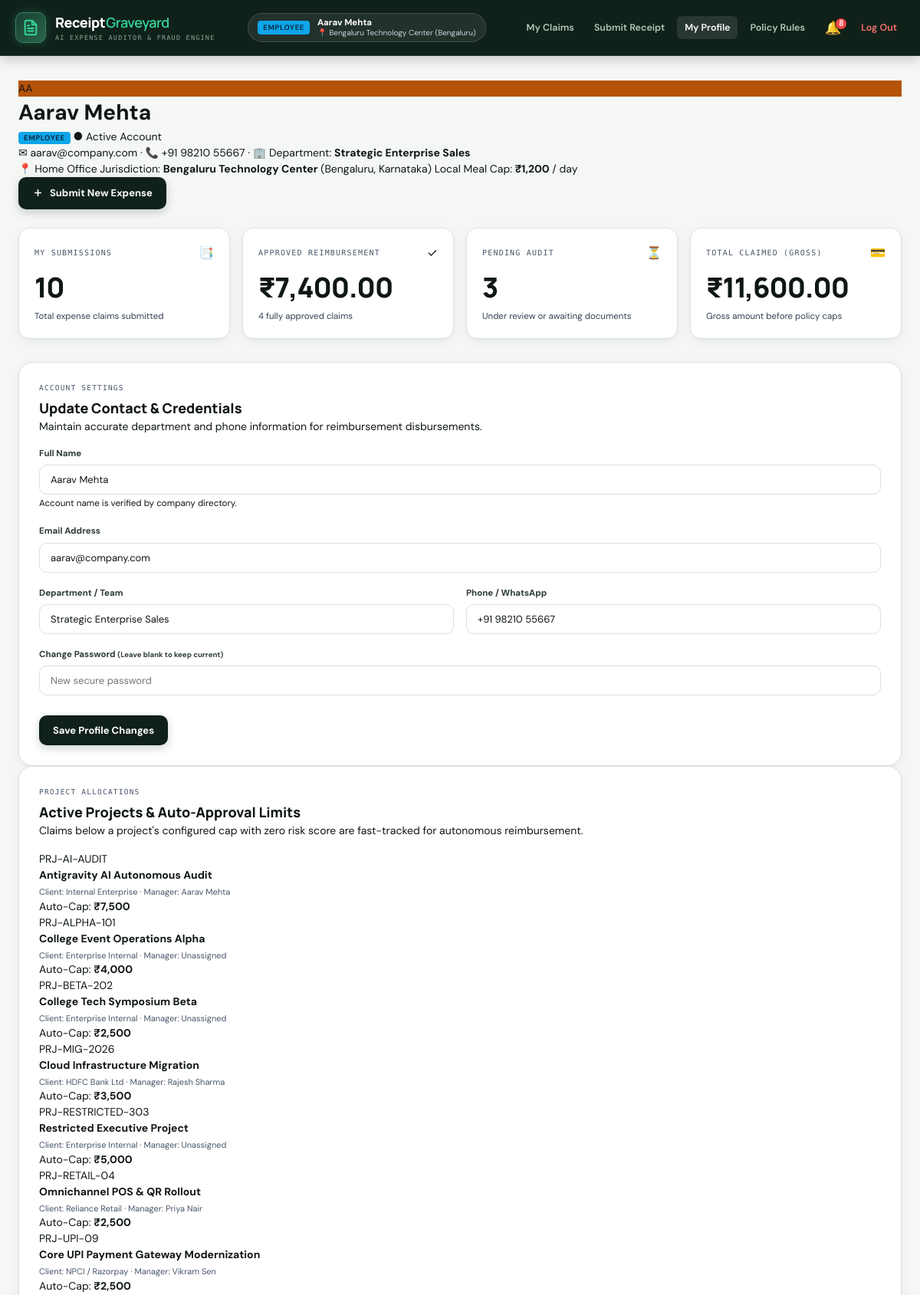
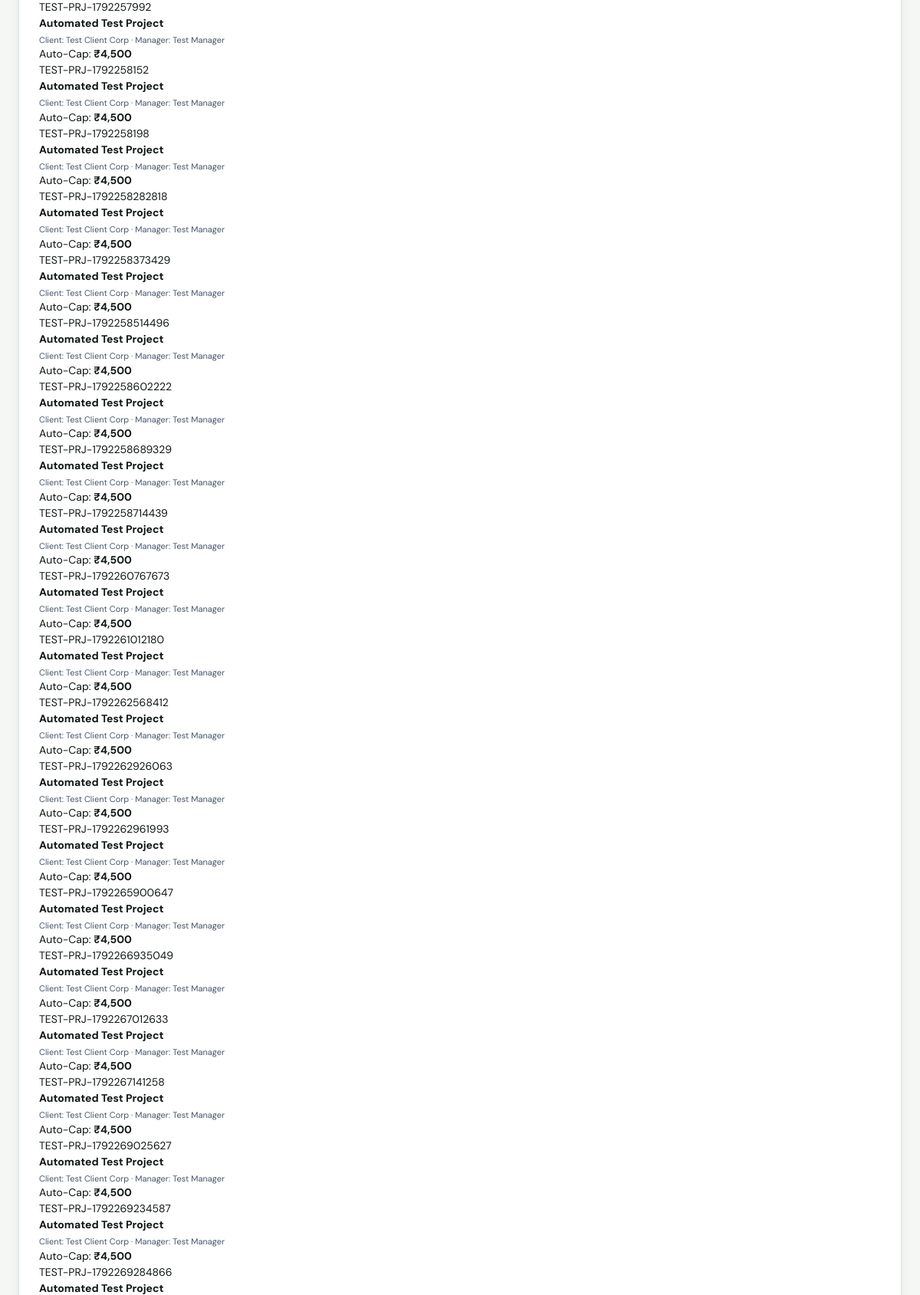
Page /profile (signed in, upper part) on the committed database (2 pictures, top to bottom).
### tables this page shows
CREATE TABLE users (
            id INTEGER PRIMARY KEY AUTOINCREMENT,
            email TEXT UNIQUE NOT NULL,
            password TEXT NOT NULL,
            name TEXT NOT NULL,
            role TEXT NOT NULL,
            office_id INTEGER REFERENCES offices(id),
            department TEXT,
            phone TEXT,
            avatar_color TEXT DEFAULT '#0f766e'
        , is_active INTEGER DEFAULT 1, created_at TEXT, status TEXT DEFAULT 'APPROVED', employee_id TEXT, designation TEXT, reason_for_access TEXT, rejection_reason TEXT, reviewed_by TEXT, reviewed_at TEXT);

CREATE TABLE offices (
            id INTEGER PRIMARY KEY AUTOINCREMENT,
            name TEXT NOT NULL,
            city TEXT NOT NULL,
            state TEXT,
            address TEXT,
            is_headquarters INTEGER DEFAULT 0,
            local_meal_cap REAL DEFAULT 1200.0
        );

CREATE TABLE projects (
            id INTEGER PRIMARY KEY AUTOINCREMENT,
            code TEXT UNIQUE NOT NULL,
            name TEXT NOT NULL,
            client_name TEXT,
            budget REAL DEFAULT 100000.0,
            auto_approval_cap REAL DEFAULT 2000.0,
            manager_name TEXT,
            status TEXT DEFAULT 'Active',
            description TEXT
        , start_date TEXT, end_date TEXT, currency TEXT DEFAULT 'INR', created_at TEXT, updated_at TEXT);

### app.py (the view, shortened to what this page needs)
@app.route("/profile", methods=["GET", "POST"])
@login_required
def profile():
    user_id = session.get("user_id")
    with connect() as con:
        user_row = con.execute("""
        SELECT u.*, o.name as office_name, o.city as office_city, o.state as office_state, o.address as office_address, o.local_meal_cap
        FROM users u
        LEFT JOIN offices o ON u.office_id = o.id
        WHERE u.id = ?
        """, (user_id,)).fetchone()
        claims = con.execute("SELECT * FROM expenses WHERE lower(employee)=lower(?) ORDER BY id DESC LIMIT 10", (user_row["name"],)).fetchall()
        user_stats = {
            "total_claims": len(claims),
            "approved_amount": sum(float(c["reimbursable"] or 0) for c in claims if c["status"] == "Approved"),
            "pending_count": sum(1 for c in claims if c["status"] in ("Needs Review", "Needs Info")),
            "approved_count": sum(1 for c in claims if c["status"] == "Approved"),
            "total_claimed": sum(float(c["amount_inr"] or 0) for c in claims if c["status"] != "Duplicate")
        }
    return render_template("profile.html", user=user_row, claims=claims, stats=user_stats, policy=POLICY)

### app.py (called while the page is built)
def connect():
    con = sqlite3.connect(str(DB_PATH), timeout=30.0)
    con.row_factory = sqlite3.Row
    try:
        con.execute("PRAGMA journal_mode=WAL")
    except Exception:
        pass
    return con

def get_system_settings(con):
    rows = con.execute("SELECT key, value FROM system_settings").fetchall()
    settings = {
        "auto_approval_cap": 1500.0,
        "manager_approval_threshold": 8000.0,
        "vp_approval_threshold": 20000.0,
        "local_meal_cap_default": 1200.0,
        "trip_meal_cap_default": 2200.0,
        "editing_window_hours": 24.0,
        "active_policy_version": "v2026.1"
    }
    for r in rows:
        try:
            settings[r["key"]] = float(r["value"])
        except ValueError:
            settings[r["key"]] = r["value"]
    return settings

def login_required(f):
    @wraps(f)
    def decorated_function(*args, **kwargs):
        if not session.get("user_id") and not app.config.get("TESTING"):
            flash("Please log in to continue.", "info")
            return redirect(url_for("login"))
        if session.get("user_id") and not app.config.get("TESTING"):
            with connect() as con:
                u = con.execute("SELECT status, is_active FROM users WHERE id=?", (session["user_id"],)).fetchone()
                if not u or (u["status"] or "").upper() != "APPROVED" or u["is_active"] == 0:
                    session.clear()
                    flash("Your session has ended because your account is awaiting administrator approval or is inactive.", "warning")
                    return redirect(url_for("login"))
        return f(*args, **kwargs)
    return decorated_function

### templates/profile.html (shortened to what this page needs)
{% extends "base.html" %}
{% block content %}
<div class="profile-header-card">
  <div class="profile-avatar-large" style="background: {{ user.avatar_color or '#0f766e' }};">
    {{ user.name[:2]|upper }}
  </div>
  <div class="profile-main-meta">
    <div class="profile-title-row">
      <h1 class="profile-name">{{ user.name }}</h1>
      <span class="user-role-badge role-{{ user.role }}">{{ user.role|upper }}</span>
      {% if user.is_active %}
        <span class="badge-status-active">● Active Account</span>
      {% else %}
        <span class="badge-status-inactive">○ Deactivated</span>
      {% endif %}
    </div>
    <div class="profile-sub-meta">
      <span>✉ {{ user.email }}</span>
      <span>·</span>
      <span>📞 {{ user.phone or '+91 Unspecified' }}</span>
      <span>·</span>
      <span>🏢 Department: <strong>{{ user.department or 'Operations' }}</strong></span>
    </div>
    <div class="profile-office-banner">
      <span class="office-pin">📍</span>
      <span>Home Office Jurisdiction: <strong>{{ user.office_name or 'Mumbai HQ' }}</strong> ({{ user.office_city or 'Mumbai' }}, {{ user.office_state or 'MH' }})</span>
      <span class="cap-tag">Local Meal Cap: <strong>₹{{ "{:,.0f}".format(user.local_meal_cap or 1200) }}</strong> / day</span>
    </div>
  </div>
  <div class="profile-quick-actions">
    <a href="{{ url_for('submit') }}" class="btn btn-primary">
      <svg width="15" height="15" viewBox="0 0 24 24" fill="none" stroke="currentColor" stroke-width="2.5"><line x1="12" y1="5" x2="12" y2="19"></line><line x1="5" y1="12" x2="19" y2="12"></line></svg>
      Submit New Expense
    </a>
  </div>
</div>
<section class="metrics-grid" style="margin-top: 24px;">
  <div class="metric-card">
    <div class="metric-head">
      <span class="metric-label">MY SUBMISSIONS</span>
      <span class="metric-icon">📑</span>
    </div>
    <div class="metric-value">{{ stats.total_claims }}</div>
    <div class="metric-sub">Total expense claims submitted</div>
  </div>
  <div class="metric-card">
    <div class="metric-head">
      <span class="metric-label">APPROVED REIMBURSEMENT</span>
      <span class="metric-icon">✓</span>
    </div>
    <div class="metric-value color-green">₹{{ "{:,.2f}".format(stats.approved_amount) }}</div>
    <div class="metric-sub">{{ stats.approved_count }} fully approved claims</div>
  </div>
  <div class="metric-card">
    <div class="metric-head">
      <span class="metric-label">PENDING AUDIT</span>
      <span class="metric-icon">⏳</span>
    </div>
    <div class="metric-value color-amber">{{ stats.pending_count }}</div>
    <div class="metric-sub">Under review or awaiting documents</div>
  </div>
  <div class="metric-card">
    <div class="metric-head">
      <span class="metric-label">TOTAL CLAIMED (GROSS)</span>
      <span class="metric-icon">💳</span>
    </div>
    <div class="metric-value">₹{{ "{:,.2f}".format(stats.total_claimed) }}</div>
    <div class="metric-sub">Gross amount before policy caps</div>
  </div>
</section>
<div class="profile-two-col-grid" style="margin-top: 30px;">
  <div class="panel-box">
    <div class="card-eyebrow">ACCOUNT SETTINGS</div>
    <h3 class="panel-title">Update Contact & Credentials</h3>
    <p class="small-sub" style="margin-bottom: 16px;">
      Maintain accurate department and phone information for reimbursement disbursements.
    </p>
    <form method="post" action="{{ url_for('profile') }}" class="profile-edit-form">
      <div class="form-group">
        <label>Full Name</label>
        <input type="text" value="{{ user.name }}" disabled class="form-input form-input-disabled">
        <small class="text-muted">Account name is verified by company directory.</small>
      </div>
      <div class="form-group">
        <label>Email Address</label>
        <input type="email" value="{{ user.email }}" disabled class="form-input form-input-disabled">
      </div>
      <div class="input-row-2">
        <div class="form-group">
          <label>Department / Team</label>
          <input type="text" name="department" value="{{ user.department or 'Operations' }}" required class="form-input">
        </div>
        <div class="form-group">
          <label>Phone / WhatsApp</label>
          <input type="text" name="phone" value="{{ user.phone or '' }}" placeholder="+91 98000 00000" class="form-input">
        </div>
      </div>
      <div class="form-group">
        <label>Change Password <small class="text-muted">(Leave blank to keep current)</small></label>
        <input type="password" name="new_password" placeholder="New secure password" class="form-input">
      </div>
      <button type="submit" class="btn btn-primary" style="margin-top: 8px;">
        Save Profile Changes
      </button>
    </form>
  </div>
  <div class="panel-box">
    <div class="card-eyebrow">PROJECT ALLOCATIONS</div>
    <h3 class="panel-title">Active Projects & Auto-Approval Limits</h3>
    <p class="small-sub" style="margin-bottom: 16px;">
      Claims below a project's configured cap with zero risk score are fast-tracked for autonomous reimbursement.
    </p>
    <div class="project-caps-stack">
      {% for p in all_projects %}
      <div class="project-cap-item">
        <div class="prj-item-left">
          <div class="prj-code-badge">{{ p.code }}</div>
          <div>
            <strong>{{ p.name }}</strong>
            <div class="table-sub">Client: {{ p.client_name or 'Enterprise Internal' }} · Manager: {{ p.manager_name or 'Unassigned' }}</div>
          </div>
        </div>
        <div class="prj-item-right">
          <span class="cap-pill">Auto-Cap: <strong>₹{{ "{:,.0f}".format(p.auto_approval_cap) }}</strong></span>
        </div>
      </div>
      {% endfor %}
    </div>
  </div>
</div>
{% endblock %}

### templates/base.html (shortened to what this page needs)
<!doctype html>
<html lang="en">
<head>
  <link rel="stylesheet" href="{{ url_for('static', filename='styles.css') }}">
</head>
<body>
<header class="topbar">
  <div class="topbar-inner">
    <a class="brand" href="{{ url_for('index') }}">
      <div class="brand-mark">
      </div>
      <div class="brand-text">
        <div class="brand-title">Receipt<span>Graveyard</span></div>
        <div class="brand-tag">AI EXPENSE AUDITOR & FRAUD ENGINE</div>
      </div>
    </a>
    {% if current_user %}
    <a href="{{ url_for('profile') }}" class="user-office-pill" title="View My Profile & Jurisdiction">
      <div class="user-role-badge role-{{ current_user.role }}">
        {{ current_user.role|upper }}
      </div>
      <div class="user-text-info">
        <strong>{{ current_user.name }}</strong>
        <span class="office-hint">📍 {{ current_user.office_name or 'Unmapped' }} ({{ current_user.office_city }})</span>
      </div>
    </a>
    {% endif %}
    <nav class="top-nav">
      {% if current_user %}
        <a href="{{ url_for('dashboard') }}" class="{% if request.endpoint == 'dashboard' %}active{% endif %}">
          {% if current_user.role == 'employee' %}My Claims{% else %}Command Center{% endif %}
        </a>
        <a href="{{ url_for('submit') }}" class="{% if request.endpoint == 'submit' %}active{% endif %}">Submit Receipt</a>
        <a href="{{ url_for('profile') }}" class="{% if request.endpoint == 'profile' %}active{% endif %}">My Profile</a>
        <a href="{{ url_for('policy') }}" class="{% if request.endpoint == 'policy' %}active{% endif %}">Policy Rules</a>
        <div class="nav-dropdown">
          <button class="nav-btn-notif" title="View In-App Notifications">
            <span class="notif-bell-icon">🔔</span>
            {% if unread_notifications_count > 0 %}
              <span class="notif-badge">{{ unread_notifications_count }}</span>
            {% endif %}
          </button>
        </div>
        <a href="{{ url_for('logout') }}" class="logout-link" title="Sign out">Log Out</a>
      {% endif %}
    </nav>
  </div>
</header>
<main class="page">
  {% block content %}{% endblock %}
</main>
</body>
</html>

### rows in the picture
users: role "EMPLOYEE", name "Aarav Mehta", name "AA", email "aarav@company.com", phone "+91 98210 55667", department "Strategic Enterprise Sales"
offices: name "Bengaluru Technology Center", office_city "Bengaluru", city "Bengaluru", state "Karnataka", local_meal_cap "1,200"
projects: code "PRJ-AI-AUDIT", name "Antigravity AI Autonomous Audit", client_name "Internal Enterprise", manager_name "Aarav Mehta", auto_approval_cap "7,500"
projects: code "PRJ-ALPHA-101", name "College Event Operations Alpha", client_name "Enterprise Internal", manager_name "Unassigned", auto_approval_cap "4,000"
projects: code "PRJ-BETA-202", name "College Tech Symposium Beta", client_name "Enterprise Internal", manager_name "Unassigned", auto_approval_cap "2,500"
projects: code "PRJ-MIG-2026", name "Cloud Infrastructure Migration", client_name "HDFC Bank Ltd", manager_name "Rajesh Sharma", auto_approval_cap "3,500"
projects: code "PRJ-RESTRICTED-303", name "Restricted Executive Project", client_name "Enterprise Internal", manager_name "Unassigned", auto_approval_cap "5,000"
projects: code "PRJ-RETAIL-04", name "Omnichannel POS & QR Rollout", client_name "Reliance Retail", manager_name "Priya Nair", auto_approval_cap "2,500"
projects: code "PRJ-UPI-09", name "Core UPI Payment Gateway Modernization", client_name "NPCI / Razorpay", manager_name "Vikram Sen", auto_approval_cap "2,500"
projects: code "TEST-PRJ-1792257992", name "Automated Test Project", client_name "Test Client Corp", manager_name "Test Manager", auto_approval_cap "4,500"
projects: code "TEST-PRJ-1792258152", name "Automated Test Project", client_name "Test Client Corp", manager_name "Test Manager", auto_approval_cap "4,500"
projects: code "TEST-PRJ-1792258198", name "Automated Test Project", client_name "Test Client Corp", manager_name "Test Manager", auto_approval_cap "4,500"
projects: code "TEST-PRJ-1792258282818", name "Automated Test Project", client_name "Test Client Corp", manager_name "Test Manager", auto_approval_cap "4,500"
projects: code "TEST-PRJ-1792258373429", name "Automated Test Project", client_name "Test Client Corp", manager_name "Test Manager", auto_approval_cap "4,500"
projects: code "TEST-PRJ-1792258514496", name "Automated Test Project", client_name "Test Client Corp", manager_name "Test Manager", auto_approval_cap "4,500"
projects: code "TEST-PRJ-1792258602222", name "Automated Test Project", client_name "Test Client Corp", manager_name "Test Manager", auto_approval_cap "4,500"
projects: code "TEST-PRJ-1792258689329", name "Automated Test Project", client_name "Test Client Corp", manager_name "Test Manager", auto_approval_cap "4,500"
projects: code "TEST-PRJ-1792258714439", name "Automated Test Project", client_name "Test Client Corp", manager_name "Test Manager", auto_approval_cap "4,500"
projects: code "TEST-PRJ-1792260767673", name "Automated Test Project", client_name "Test Client Corp", manager_name "Test Manager", auto_approval_cap "4,500"
projects: code "TEST-PRJ-1792261012180", name "Automated Test Project", client_name "Test Client Corp", manager_name "Test Manager", auto_approval_cap "4,500"
projects: code "TEST-PRJ-1792262568412", name "Automated Test Project", client_name "Test Client Corp", manager_name "Test Manager", auto_approval_cap "4,500"
projects: code "TEST-PRJ-1792262926063", name "Automated Test Project", client_name "Test Client Corp", manager_name "Test Manager", auto_approval_cap "4,500"
projects: code "TEST-PRJ-1792262961993", name "Automated Test Project", client_name "Test Client Corp", manager_name "Test Manager", auto_approval_cap "4,500"
projects: code "TEST-PRJ-1792265900647", name "Automated Test Project", client_name "Test Client Corp", manager_name "Test Manager", auto_approval_cap "4,500"
projects: code "TEST-PRJ-1792266935049", name "Automated Test Project", client_name "Test Client Corp", manager_name "Test Manager", auto_approval_cap "4,500"
projects: code "TEST-PRJ-1792267012633", name "Automated Test Project", client_name "Test Client Corp", manager_name "Test Manager", auto_approval_cap "4,500"
projects: code "TEST-PRJ-1792267141258", name "Automated Test Project", client_name "Test Client Corp", manager_name "Test Manager", auto_approval_cap "4,500"
projects: code "TEST-PRJ-1792269025627", name "Automated Test Project", client_name "Test Client Corp", manager_name "Test Manager", auto_approval_cap "4,500"
projects: code "TEST-PRJ-1792269234587", name "Automated Test Project", client_name "Test Client Corp", manager_name "Test Manager", auto_approval_cap "4,500"
projects: code "TEST-PRJ-1792269284866", name "Automated Test Project"

### other values in the picture
{{ unread_notifications_count }} "8"
{{ stats.total_claims }} "10"
{{ "{:,.2f}".format(stats.approved_amount) }} "7,400.00"
{{ stats.approved_count }} "4"
{{ stats.pending_count }} "3"
{{ "{:,.2f}".format(stats.total_claimed) }} "11,600.00"
